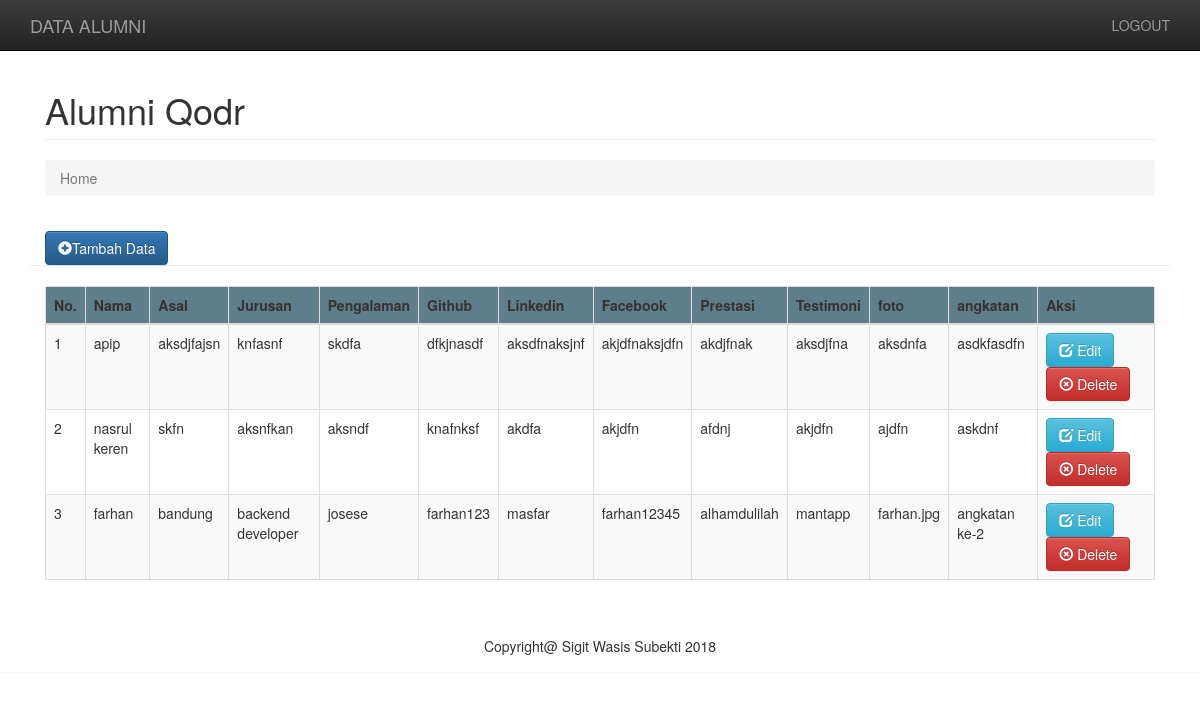
The page / on the database its author committed.
### tables this page shows
CREATE TABLE `tb_alumni` (
  `id_bio` int(100) NOT NULL,
  `nama` varchar(30) NOT NULL,
  `asal` varchar(20) NOT NULL,
  `jurusan` varchar(30) NOT NULL,
  `pengalaman` varchar(100) NOT NULL,
  `github` varchar(20) NOT NULL,
  `linkedin` varchar(20) NOT NULL,
  `facebook` varchar(20) NOT NULL,
  `prestasi` varchar(100) NOT NULL,
  `testimoni` varchar(100) NOT NULL,
  `foto` varchar(10) NOT NULL,
  `angkatan` varchar(20) NOT NULL
);

### app/model/class.bio.php (called while the page is built, shortened)
<?php
    class Biodata
    {
        private $conn;
        public function __construct()
        {
            $database   = new Database();
            $db         = $database->dbConnection();
            $this->conn = $db;
        }
        public function runQuery($sql)
        {
            $stmt = $this->conn->prepare($sql);
            return $stmt;
        }
    }
 ?>

### index.php (the view, shortened to what this page needs)
<?php
    require_once 'app/model/class.bio.php';
    $auth_bio   = new Biodata();
    $stmt = $auth_bio->runQuery("SELECT * FROM tb_alumni");
    $stmt->execute();
    $result = null;
    if ($stmt->rowCount() == 0) {
    }
    else {
        while ($row = $stmt->fetch(PDO::FETCH_ASSOC)) {
            $result[]   = "<td>".$row['nama']."</td><td>
                          ".$row['asal']."</td><td>"
                          .$row['jurusan']."</td><td>"
                          .$row['pengalaman']."</td><td>"
                          .$row['github']."</td><td>"
                          .$row['linkedin']."</td><td>"
                          .$row['facebook']."</td><td>"
                          .$row['prestasi']."</td><td>"
                          .$row['testimoni']."</td><td>"
                          .$row['foto']."</td><td>"
                          .$row['angkatan']."</td><td>
            <a class='btn btn-info' href='bio-edit.php?edit_ibio=".$row['id_bio']."'><span class='glyphicon glyphicon-edit'></span> Edit</a>
            <a class='btn btn-danger' href='?delete_ibio=".$row['id_bio']."'><span class='glyphicon glyphicon-remove-circle'></span> Delete</a>
        </td>";
        }
    }
include 'app/view/header.php';
include 'app/view/menu.php';
include 'app/view/index.php';
include 'app/view/footer.php';
?>

### app/view/header.php (shortened to what this page needs)
<!DOCTYPE html>
<html lang="en">
<head>
    <link rel="stylesheet" href="asset/css/bootstrap.min.css">
    <link rel="stylesheet" href="asset/css/bootstrap-theme.min.css">
</head>
<body>
</body>
</html>

### app/view/menu.php (shortened to what this page needs)
<nav class="navbar navbar-inverse navbar-fixed-top" role="navigation">
    <div class="container">
        <div class="navbar-header">
            <a href="index.php" class="navbar-brand"> DATA ALUMNI </a>
        </div>
        <div class="collapse navbar-collapse" id="navcollapse">
            <ul class="nav navbar-nav navbar-left">
                <li><a href="#" target="blank">  </a></li>
                <li><a href="#" target="blank">  </a></li>
                <li><a href="#" target="blank">  </a></li>
            </ul>
            <ul class="nav navbar-nav navbar-right">
            <li><a href="#" target="blank"> LOGOUT </a></li>
            </ul>
        </div>
    </div>
</nav>

### app/view/index.php (shortened to what this page needs)
<div class="container">
    <div class="roq">
        <div class="col-lg-12">
            <h1 class="page-header">Alumni Qodr</h1>
            <ol class="breadcrumb">
                <li class="active">Home</li>
            </ol>
        </div>
    </div>
    <div class="row">
        <div class="col-md-12">
            <div class="col-md-4">
                <button class="btn btn-primary" type="button" onclick="location.href='bio-add.php'"><span class="glyphicon glyphicon-plus-sign"></span>Tambah Data</button>
            </div>
            <div class="page-header"></div>
            <div class="col-lg-12">
                <div class="table-responsive">
                    <table id="data" class="table table-striped table-bordered table-hover">
                        <thead>
                            <tr bgcolor="#607D8B">
                                <th>No.</th>
                                <th>Nama</th>
                                <th>Asal</th>
                                <th>Jurusan</th>
                                <th>Pengalaman</th>
                                <th>Github</th>
                                <th>Linkedin</th>
                                <th>Facebook</th>
                                <th>Prestasi</th>
                                <th>Testimoni</th>
                                <th>foto</th>
                                <th>angkatan</th>
                                <th>Aksi</th>
                            </tr>
                        </thead>
                        <tbody>
                            <?php $no = 1; ?>
                            <tr>
                                <?php for ($i=0; $i < count($result); $i++) {
                                    echo "<td>".$no++."</td>";
                                    echo $result[$i]."</tr>";
                                } ?>
                        </tbody>
                    </table>
                </div>
            </div>
        </div>
    </div>
</div>

### app/view/footer.php
<footer>
        <div class="row">
            <div class="col-lg-12">
                <div class="alert alert-primary" role="alert">
                    <center>Copyright@ Sigit Wasis Subekti 2018
                </div>
            </div>
        </div>
    </footer>
</body>
</html>

### rows shown on the page
tb_alumni: nama "apip", asal "aksdjfajsn", jurusan "knfasnf", pengalaman "skdfa", github "dfkjnasdf", linkedin "aksdfnaksjnf", facebook "akjdfnaksjdfn", prestasi "akdjfnak", testimoni "aksdjfna", foto "aksdnfa", angkatan "asdkfasdfn"
tb_alumni: nama "nasrul keren", asal "skfn", jurusan "aksnfkan", pengalaman "aksndf", github "knafnksf", linkedin "akdfa", facebook "akjdfn", prestasi "afdnj", testimoni "akjdfn", foto "ajdfn", angkatan "askdnf"
tb_alumni: nama "farhan", asal "bandung", jurusan "backend developer", pengalaman "josese", github "farhan123", linkedin "masfar", facebook "farhan12345", prestasi "alhamdulilah", testimoni "mantapp", foto "farhan.jpg", angkatan "angkatan ke-2"
